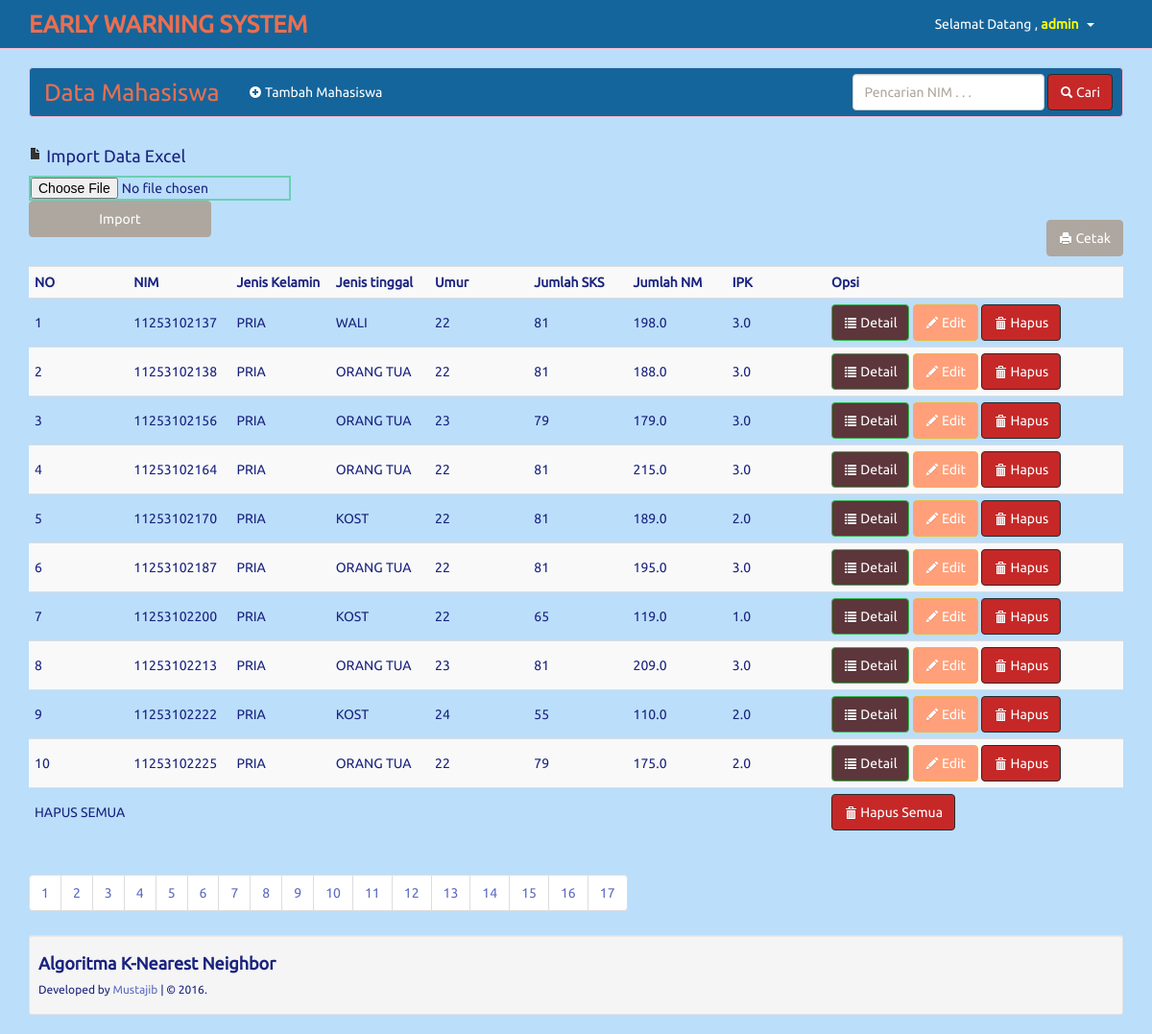
The page /admin/mahasiswa.php?page=3 (signed in) on the database its author committed.
### tables this page shows
CREATE TABLE IF NOT EXISTS `mahasiswa` (
  `nim` varchar(15) NOT NULL,
  `Jenis_Kelamin` varchar(20) NOT NULL,
  `Jenis_Tinggal` varchar(40) NOT NULL,
  `Umur` int(3) NOT NULL,
  `Jumlah_NM` decimal(4,1) NOT NULL,
  `Jumlah_SKS` int(3) NOT NULL,
  `IPK` decimal(4,1) NOT NULL,
  `Nilai` varchar(20) NOT NULL,
  PRIMARY KEY (`nim`)
);

### admin/mahasiswa.php (the view, shortened to what this page needs)
<?php include 'header.php'; ?>
<div class="clearfix">
<div class="row">
  <div class="col-lg-12">
	<div class="navbar navbar-inverse">
		<div class="container">
			<div class="navbar-header">
				<a class="navbar-brand" href="http://localhost/KNN/admin/mahasiswa.php"> Data Mahasiswa</a>
			</div>
		<div class="navbar-collapse collapse navbar-inverse-collapse" style="margin-right: -20px">
			<ul class="nav navbar-nav">
				<li><a data-toggle="modal" data-target="#myModal"><i class="icon-plus-sign icon-white"> </i> Tambah Mahasiswa</a></li>
			</ul>
			<ul class="nav navbar-nav navbar-right">
				<form class="navbar-form navbar-left" method="get" action="cari_mahasiswa.php">
					<input type="text" class="form-control" name="cari" style="width: 200px" placeholder="Pencarian NIM . . ." required>
					<button type="submit" class="btn btn-danger"><i class="icon-search icon-white"> </i> Cari</button>
				</form>
			</ul>
		</div>
		</div>
	</div>
  </div>
</div>
<form method="post" action="import-mahasiswa.php" enctype="multipart/form-data">
<h4><span class="icon-file icon-black"></span>  Import Data Excel</h4> <input style='border:2px solid #6bd0b4;' type="file" name="userfile"/>
<input class="btn btn-default col-md-2 " type="submit" name="upload" value="Import">
</form>
<br/>
<?php
$per_hal=10;
$jumlah_record=mysql_query("SELECT COUNT(*) from mahasiswa");
$jum=mysql_result($jumlah_record, 0);
$halaman=ceil($jum / $per_hal);
$page = (isset($_GET['page'])) ? (int)$_GET['page'] : 1;
$start = ($page - 1) * $per_hal;
?>
	<a style="margin-bottom:10px" href="laporan.php" target="_blank" class="btn btn-default pull-right"><span class='icon-print icon-white'></span>  Cetak</a>
</div>
<table class="table table-striped table-hover">
	<tr>
		<th class="col-md-1">NO</th>
		<th class="col-md-1">NIM</th>
		<th class="col-md-1">Jenis Kelamin</th>
		<th class="col-md-1">Jenis tinggal</th>
		<th class="col-md-1">Umur</th>
		<th class="col-md-1">Jumlah SKS</th>
<th class="col-md-1">Jumlah NM</th>
	<th class="col-md-1">IPK</th>
		<th class="col-md-3">Opsi</th>
	</tr>
	<?php
	if(isset($_GET['cari'])){
		$cari=mysql_real_escape_string($_GET['cari']);
		$mahasiswa=mysql_query("select * from mahasiswa where nim like '$cari'");
	}else{
		$mahasiswa=mysql_query("select * from mahasiswa limit $start, $per_hal");
	}
	$no=1;
	while($b=mysql_fetch_array($mahasiswa)){
		?>
		<tr>
			<td><?php echo $no++ ?></td>
			<td><?php echo $b['nim'] ?></td>
			<td><?php echo $b['Jenis_Kelamin'] ?></td>
			<td><?php echo $b['Jenis_Tinggal'] ?></td>
			<td><?php echo $b['Umur'] ?></td>
			<td><?php echo $b['Jumlah_SKS'] ?></td>
			<td><?php echo substr($b['Jumlah_NM'],0,6) ?></td>
			<td><?php echo substr($b['IPK'],0,4) ?></td>
			<td>
				<a href="det_mahasiswa.php?nim=<?php echo $b['nim']; ?>" class="btn btn-success"><i class="icon-list icon-white"> </i> Detail</a>
				<a href="edit.php?nim=<?php echo $b['nim']; ?>" class="btn btn-warning"><i class="icon-pencil icon-white"></i> Edit</a>
				<a onclick="if(confirm('Apakah anda yakin ingin menghapus data dengan NIM <?php echo $b['nim'];?>  ??')){ location.href='hapus.php?nim=<?php echo $b['nim']; ?>' }" class="btn btn-danger"><span class='icon-trash icon-white'></span> Hapus</a>
			</td>
		</tr>
		<?php
	}
	?>
	<tr>
		<td colspan="2">HAPUS SEMUA</td>
		 <td>
		<td>
		<td>
		<td>
		<td>
		<td>
		<td>
		<a onclick="if(confirm('Apakah anda yakin ingin menghapus semua mahasiswa ??')){ location.href='del-all-mahasiswa.php' }" class="btn btn-danger"><span class='icon-trash icon-white'></span> Hapus Semua</a>
		</td>
	</tr>
</table>
<ul class="pagination">
			<?php
			for($x=1;$x<=$halaman;$x++){
				?>
				<li><a href="?page=<?php echo $x ?>"><?php echo $x ?></a></li>
				<?php
			}
			?>
		</ul>
<?php
include 'footer.php';
?>

### rows shown on the page
mahasiswa: nim "11253102137", Jenis_Kelamin "PRIA", Jenis_Tinggal "WALI", Umur "22", Jumlah_SKS "81", Jumlah_NM "198.0", IPK "3.0"
mahasiswa: nim "11253102138", Jenis_Kelamin "PRIA", Jenis_Tinggal "ORANG TUA", Umur "22", Jumlah_SKS "81", Jumlah_NM "188.0", IPK "3.0"
mahasiswa: nim "11253102156", Jenis_Kelamin "PRIA", Jenis_Tinggal "ORANG TUA", Umur "23", Jumlah_SKS "79", Jumlah_NM "179.0", IPK "3.0"
mahasiswa: nim "11253102164", Jenis_Kelamin "PRIA", Jenis_Tinggal "ORANG TUA", Umur "22", Jumlah_SKS "81", Jumlah_NM "215.0", IPK "3.0"
mahasiswa: nim "11253102170", Jenis_Kelamin "PRIA", Jenis_Tinggal "KOST", Umur "22", Jumlah_SKS "81", Jumlah_NM "189.0", IPK "2.0"
mahasiswa: nim "11253102187", Jenis_Kelamin "PRIA", Jenis_Tinggal "ORANG TUA", Umur "22", Jumlah_SKS "81", Jumlah_NM "195.0", IPK "3.0"
mahasiswa: nim "11253102200", Jenis_Kelamin "PRIA", Jenis_Tinggal "KOST", Umur "22", Jumlah_SKS "65", Jumlah_NM "119.0", IPK "1.0"
mahasiswa: nim "11253102213", Jenis_Kelamin "PRIA", Jenis_Tinggal "ORANG TUA", Umur "23", Jumlah_SKS "81", Jumlah_NM "209.0", IPK "3.0"
mahasiswa: nim "11253102222", Jenis_Kelamin "PRIA", Jenis_Tinggal "KOST", Umur "24", Jumlah_SKS "55", Jumlah_NM "110.0", IPK "2.0"
mahasiswa: nim "11253102225", Jenis_Kelamin "PRIA", Jenis_Tinggal "ORANG TUA", Umur "22", Jumlah_SKS "79", Jumlah_NM "175.0", IPK "2.0"

### other values the page prints
$_SESSION['uname'] "admin"
